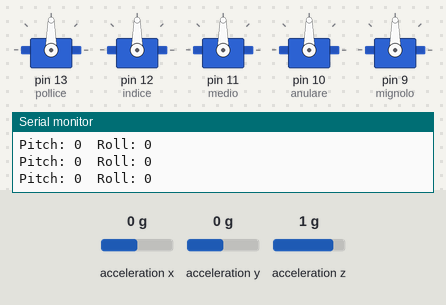
Simulated run of this sketch. Board: Arduino Uno, built with avr-gcc and run on an emulated ATmega328P. On the bench: 5 × servo, the last lines printed to the serial monitor. Wiring (inferred from the names in the program): MPU-6050 motion sensor at I2C address 0x68. The test bench sets the inputs (shaded band); at power-on: acceleration x 0 g, acceleration y 0 g, acceleration z 1 g.

Above: at 2.2 s.
2.3 s: acceleration x set to -0.2 g
At 3.1 s:
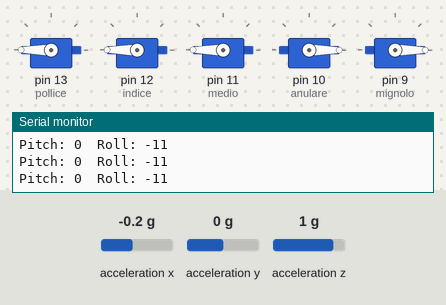
6.8 s: acceleration x set to 0.8 g
At 7.9 s:
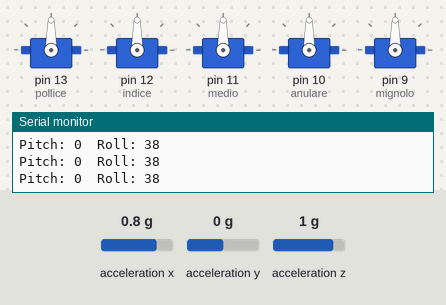
9.8 s: acceleration x set to -1.4 g
At 11.2 s:
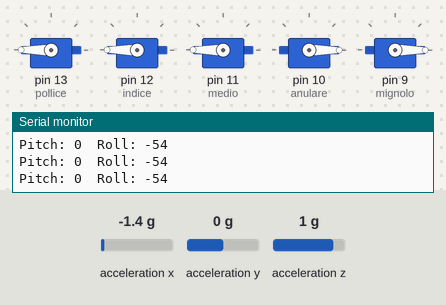
Timing chart, 0 to 12.3 s (numbered marks = the images above; inputs shaded):
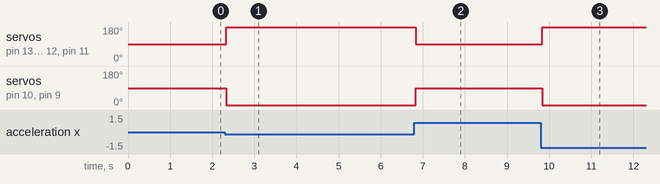

The sketch:

progetto.ino
```cpp
/*
  DICHIARAZIONI LIBRERIE
*/
#include <SPI.h>
#include <Wire.h>
#include <Servo.h>
#define MPU 0x68  // I2C address of the MPU-6050

/*
  PROTOTIPI CHIUSURA SINGOLE DITA
*/
void closePollice();
void closeIndice();
void closeMedio();
void closeAnulare();
void closeMignolo();
/*
  PROTOTIPI APERTURA SINGOLE DITA
*/
void openPollice();
void openIndice();
void openMedio();
void openAnulare();
void openMignolo();
/*
  PROTOTIPI APERTURA/CHIUSURA MANO
*/
void closeHand();
void openHand();

/*
  DICHIARAZIONI DEI SEROVMOTORI
*/
Servo pollice;
Servo indice;
Servo medio;
Servo anulare;
Servo mignolo;

/*
  DICHIARAZIONI VARIABILI INCLINAZIONE
*/
double AcX, AcY, AcZ;
int Pitch, Roll;

void setup() {
  Serial.begin(9600);

  /*
    DICHIARAZIONE DEI PIN AI QUALI SONO COLLEGATI I VARI SERVOMOTORI
  */
  pollice.attach(13);
  indice.attach(12);
  medio.attach(11);
  anulare.attach(10);
  mignolo.attach(9);

  /*
    INIZIALIZZAZIONE MPU6050
  */
  init_MPU();
}

void loop() {
  //Acquisisco assi AcX, AcY, AcZ.
  FunctionsMPU();
  //Calcolo angolo Roll
  Roll = FunctionsPitchRoll(AcX, AcY, AcZ);
  //Calcolo angolo Pitch
  Pitch = FunctionsPitchRoll(AcY, AcX, AcZ);

  int ServoRoll = map(Roll, -90, 90, 0, 179);
  int ServoPitch = map(Pitch, -90, 90, 179, 0);

  Serial.print("Pitch: "); Serial.print(Pitch);
  Serial.print("\t");
  Serial.print("Roll: "); Serial.print(Roll);
  Serial.print("\n");

  if (Roll < 0) {
    closeHand();
  }
  if (Roll > 0) {
    openHand();
  }

}

/*
   FUNZIONE INIZIALIZZAZIONE SENSORE MPU6050
*/
void init_MPU() {
  Wire.begin();
  Wire.beginTransmission(MPU);
  Wire.write(0x6B);  // PWR_MGMT_1 register
  Wire.write(0);     // set to zero (wakes up the MPU-6050)
  Wire.endTransmission(true);
  delay(1000);
}
/*
  FUNZIONE CALCOLO ANGOLI
*/
double FunctionsPitchRoll(double A, double B, double C) {
  double DatoA, DatoB, Value;
  DatoA = A;
  DatoB = (B * B) + (C * C);
  DatoB = sqrt(DatoB);

  Value = atan2(DatoA, DatoB);
  Value = Value * 180 / 3.14;

  return (int)Value;
}

/*
  FUNZIONE AQUISIZIONE ASSI X,Y,Z
*/
void FunctionsMPU() {
  Wire.beginTransmission(MPU);
  Wire.write(0x3B);  // starting with register 0x3B (ACCEL_XOUT_H)
  Wire.endTransmission(false);
  Wire.requestFrom(MPU, 6, true); // request a total of 14 registers
  AcX = Wire.read() << 8 | Wire.read(); // 0x3B (ACCEL_XOUT_H) & 0x3C (ACCEL_XOUT_L)
  AcY = Wire.read() << 8 | Wire.read(); // 0x3D (ACCEL_YOUT_H) & 0x3E (ACCEL_YOUT_L)
  AcZ = Wire.read() << 8 | Wire.read(); // 0x3D (ACCEL_YOUT_H) & 0x3E (ACCEL_YOUT_L)
}

/*
  -----------------------------------------------------------------------------------------------------------------------------------------------------------------------------------------
   FUNZIONI PER LA CHIUSRA DELLE SINGOLE DITA
  -----------------------------------------------------------------------------------------------------------------------------------------------------------------------------------------
*/
void closePollice() {
  pollice.write(180);
}
//-----------------------------------------------------------------------------------------------------------------------------------------------------------------------------------------
void closeIndice() {
  indice.write(180);
}
//-----------------------------------------------------------------------------------------------------------------------------------------------------------------------------------------
void closeMedio() {
  medio.write(180);
}
//-----------------------------------------------------------------------------------------------------------------------------------------------------------------------------------------
void closeAnulare() {
  anulare.write(0);
}
//-----------------------------------------------------------------------------------------------------------------------------------------------------------------------------------------
void closeMignolo() {
  mignolo.write(0);
}
/*
  ----------------------------------------------------------------------------------------------------------------------------------------------------------------------------------------
   FUNZIONI PER L'APERTURA DELLE SINGOLE DITA
  ----------------------------------------------------------------------------------------------------------------------------------------------------------------------------------------
*/
void openPollice() {
  pollice.write(90);
}
//-----------------------------------------------------------------------------------------------------------------------------------------------------------------------------------------
void openIndice() {
  indice.write(90);
}
//-----------------------------------------------------------------------------------------------------------------------------------------------------------------------------------------
void openMedio() {
  medio.write(90);
}
//-----------------------------------------------------------------------------------------------------------------------------------------------------------------------------------------
void openAnulare() {
  anulare.write(90);
}
//-----------------------------------------------------------------------------------------------------------------------------------------------------------------------------------------
void openMignolo() {
  mignolo.write(90);
}
/*
  ------------------------------------------------------------------------------------------------------------------------------------------------------------------------------------------
  FUNZIONI APERTURA/CHIUSURA MANO
  ------------------------------------------------------------------------------------------------------------------------------------------------------------------------------------------
*/
void closeHand() {
  closePollice();
  closeIndice();
  closeMedio();
  closeAnulare();
  closeMignolo();
}
//-----------------------------------------------------------------------------------------------------------------------------------------------------------------------------------------
void openHand() {
  openPollice();
  openIndice();
  openMedio();
  openAnulare();
  openMignolo();
}
```

Measured:
- the behaviour switches between 0 and -0.1 g on acceleration x (found by bisection; images 0 and 1)
- after the input at 2.3 s, servo on pin 13 (pollice), servo on pin 12 (indice), servo on pin 11 (medio): 90° → 180° at once; servo on pin 10 (anulare), servo on pin 9 (mignolo): 90° → 0° at once
- after the input at 6.8 s, servo on pin 13 (pollice), servo on pin 12 (indice), servo on pin 11 (medio): 180° → 90° at once; servo on pin 10 (anulare), servo on pin 9 (mignolo): 0° → 90° at once
- after the input at 9.8 s, servo on pin 13 (pollice), servo on pin 12 (indice), servo on pin 11 (medio): 90° → 180° at once; servo on pin 10 (anulare), servo on pin 9 (mignolo): 90° → 0° at once
